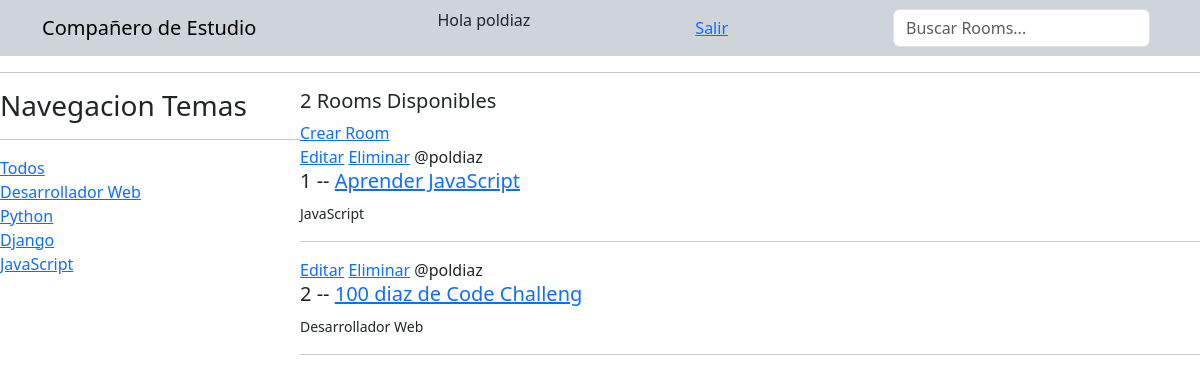
Before: / (signed in) with the older database file.
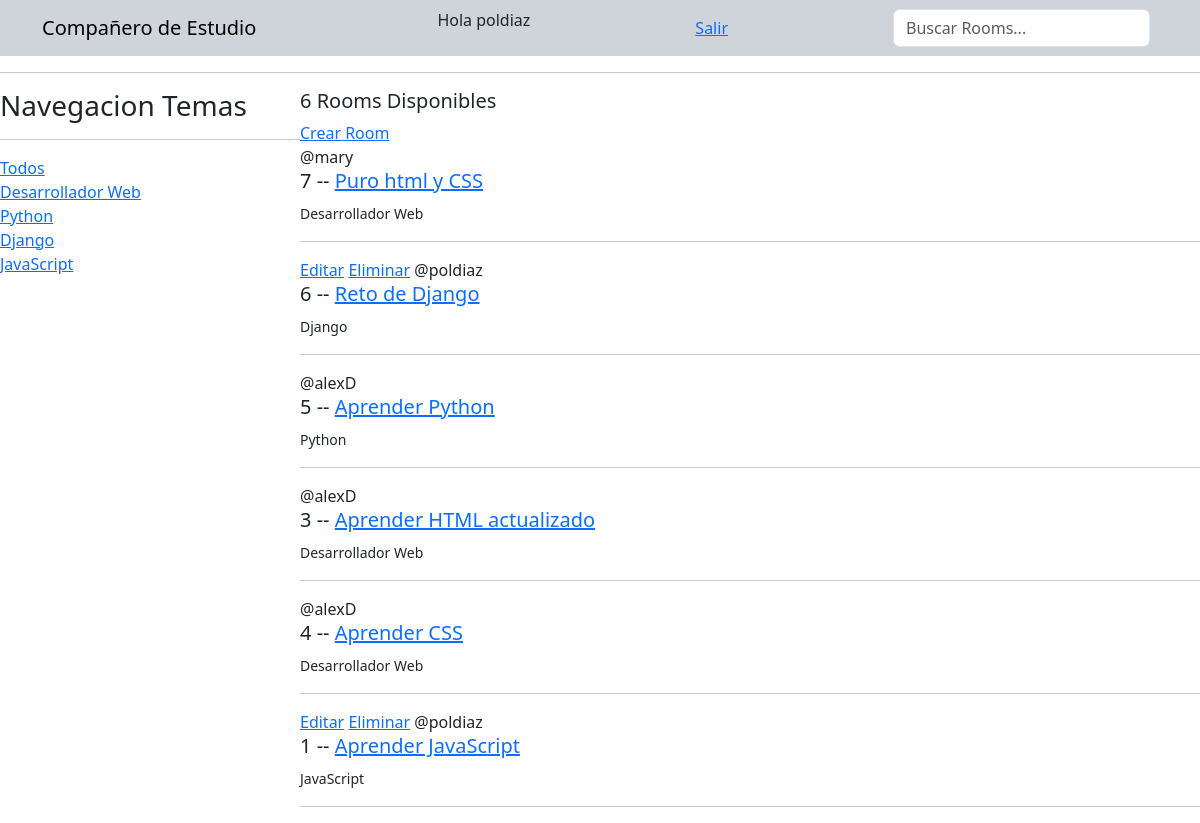
After: the same page with the newer database file.
### base/models.py (models this page shows, shortened)
class Topic(models.Model):
    name = models.CharField(max_length=200)

class Room(models.Model):
    host = models.ForeignKey(User, on_delete=models.SET_NULL, null=True)
    topic = models.ForeignKey(Topic, on_delete=models.SET_NULL, null=True)
    name = models.CharField(max_length=200)
    description = models.TextField(null=True, blank=True)
    participants = models.ManyToManyField(User, related_name='participants', blank=True)
    updated = models.DateTimeField(auto_now=True)
    created = models.DateTimeField(auto_now_add=True)
    class Meta:
        ordering = ['-updated', '-created']

### base/views.py (the view)
# urls.py: path('', views.home, name="home"),
def home(request):
    q = request.GET.get("q") if request.GET.get("q") != None else ""
    rooms = Room.objects.filter(
        Q(topic__name__icontains=q) | Q(name__icontains=q) | Q(description__icontains=q)
    )
    topics = Topic.objects.all()
    room_count = rooms.count()
    context = {"rooms": rooms, "topics": topics, "room_count": room_count}
    return render(request, "base/home.html", context)

### base/templates/base/home.html (shortened to what this page needs)
{% extends "main.html" %}
{% block content %}
<div class="home-container">
  <div>
    <h3>Navegacion Temas</h3>
    <hr />
    <div>
      <a href="{% url 'home' %}">Todos</a>
    </div>
    {% for topic in topics %}
      <div>
        <a href="{% url 'home' %}?q={{topic.name}}">{{topic.name}}</a>
      </div>
    {% endfor %}
  </div>
  <div>
    <h5>{{ room_count }} Rooms Disponibles</h5>
    <a href="{% url 'create-room' %}">Crear Room</a>
    <div>
      {% for room in rooms %}
      <div>
        {% if request.user == room.host %}
          <a href="{% url 'update-room' room.id %}">Editar</a>
          <a href="{% url 'delete-room' room.id %}">Eliminar</a>
        {% endif %}
        <span>@{{ room.host.username }}</span>
        <h5>
          {{ room.id }} --
          <a href="{% url 'room' room.id %}"> {{ room.name }}</a>
        </h5>
        <small>{{ room.topic.name }}</small>
        <hr />
      </div>
      {% endfor %}
    </div>
  </div>
</div>
{% endblock content %}

Changed rows visible on the page:
removed Room: shows "Editar", host.username "poldiaz", id "2", name "100 diaz de Code Challeng", topic.name "Desarrollador Web"
added Room: host.username "mary", id "7", name "Puro html y CSS", topic.name "Desarrollador Web"
added Room: shows "Editar", host.username "poldiaz", id "6", name "Reto de Django", topic.name "Django"
added Room: host.username "alexD", id "5", name "Aprender Python", topic.name "Python"
added Room: host.username "alexD", id "3", name "Aprender HTML actualizado", topic.name "Desarrollador Web"
added Room: host.username "alexD", id "4", name "Aprender CSS", topic.name "Desarrollador Web"
Other visible differences:
{{ room_count }}: "2" → "6"
